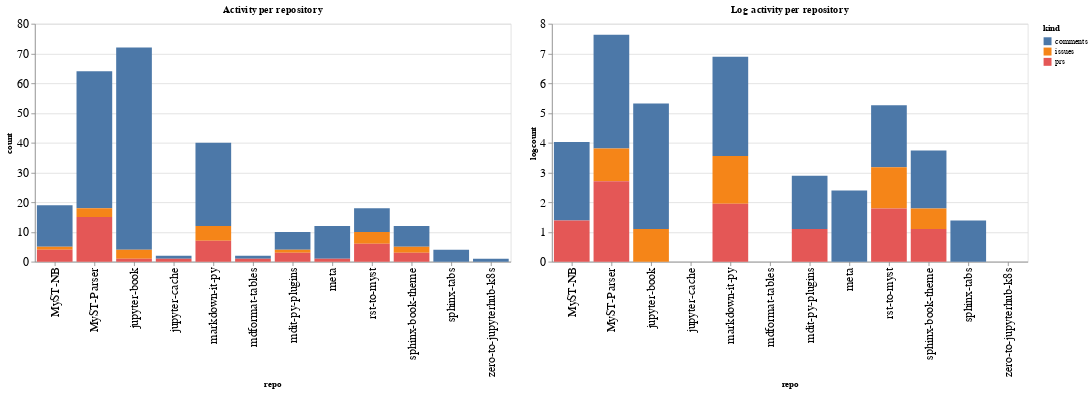

The notebook cell saved with this chart:
### Code cell
ch1 = alt.Chart(repo_summaries, width=600, title="Activity per repository").mark_bar().encode(
    x='repo',
    y='count',
    color='kind',
    tooltip="kind"
)

ch2 = alt.Chart(repo_summaries, width=600, title="Log activity per repository").mark_bar().encode(
    x='repo',
    y='logcount',
    color='kind',
    tooltip="kind"
)

ch1 | ch2

### Figure 1 — Vega-Lite specification as saved in the notebook (floating-point values rounded to 4 significant figures)
{"config": {"axisLeft": {"labelFontSize": 15}, "axisBottom": {"labelFontSize": 15}}, "hconcat": [{"mark": "bar", "encoding": {"color": {"type": "nominal", "field": "kind"}, "tooltip": {"type": "nominal", "field": "kind"}, "x": {"type": "nominal", "field": "repo"}, "y": {"type": "quantitative", "field": "count"}}, "title": "Activity per repository", "width": 600}, {"mark": "bar", "encoding": {"color": {"type": "nominal", "field": "kind"}, "tooltip": {"type": "nominal", "field": "kind"}, "x": {"type": "nominal", "field": "repo"}, "y": {"type": "quantitative", "field": "logcount"}}, "title": "Log activity per repository", "width": 600}], "data": {"name": "data-3afde1e2907b01ba1b722fe43745e3ae"}, "$schema": "https://vega.github.io/schema/vega-lite/v4.8.1.json", "datasets": {"data-3afde1e2907b01ba1b722fe43745e3ae": [{"repo": "MyST-NB", "kind": "comments", "count": 14, "logcount": 2.639}, {"repo": "MyST-NB", "kind": "issues", "count": 1, "logcount": 0.0}, {"repo": "MyST-NB", "kind": "prs", "count": 4, "logcount": 1.386}, {"repo": "MyST-Parser", "kind": "comments", "count": 46, "logcount": 3.829}, {"repo": "MyST-Parser", "kind": "issues", "count": 3, "logcount": 1.099}, {"repo": "MyST-Parser", "kind": "prs", "count": 15, "logcount": 2.708}, {"repo": "jupyter-book", "kind": "comments", "count": 68, "logcount": 4.22}, {"repo": "jupyter-book", "kind": "issues", "count": 3, "logcount": 1.099}, {"repo": "jupyter-book", "kind": "prs", "count": 1, "logcount": 0.0}, {"repo": "jupyter-cache", "kind": "comments", "count": 1, "logcount": 0.0}, {"repo": "jupyter-cache", "kind": "prs", "count": 1, "logcount": 0.0}, {"repo": "markdown-it-py", "kind": "comments", "count": 28, "logcount": 3.332}, {"repo": "markdown-it-py", "kind": "issues", "count": 5, "logcount": 1.609}, {"repo": "markdown-it-py", "kind": "prs", "count": 7, "logcount": 1.946}, {"repo": "mdformat-tables", "kind": "comments", "count": 1, "logcount": 0.0}, {"repo": "mdformat-tables", "kind": "prs", "count": 1, "logcount": 0.0}, {"repo": "mdit-py-plugins", "kind": "comments", "count": 6, "logcount": 1.792}, {"repo": "mdit-py-plugins", "kind": "issues", "count": 1, "logcount": 0.0}, {"repo": "mdit-py-plugins", "kind": "prs", "count": 3, "logcount": 1.099}, {"repo": "meta", "kind": "comments", "count": 11, "logcount": 2.398}, {"repo": "meta", "kind": "prs", "count": 1, "logcount": 0.0}, {"repo": "rst-to-myst", "kind": "comments", "count": 8, "logcount": 2.079}, {"repo": "rst-to-myst", "kind": "issues", "count": 4, "logcount": 1.386}, {"repo": "rst-to-myst", "kind": "prs", "count": 6, "logcount": 1.792}, {"repo": "sphinx-book-theme", "kind": "comments", "count": 7, "logcount": 1.946}, {"repo": "sphinx-book-theme", "kind": "issues", "count": 2, "logcount": 0.6931}, {"repo": "sphinx-book-theme", "kind": "prs", "count": 3, "logcount": 1.099}, {"repo": "sphinx-tabs", "kind": "comments", "count": 4, "logcount": 1.386}, {"repo": "zero-to-jupyterhub-k8s", "kind": "comments", "count": 1, "logcount": 0.0}]}}
